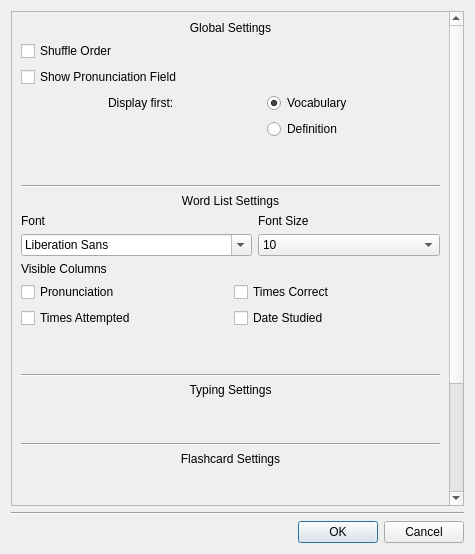
<?xml version="1.0" encoding="UTF-8"?>
<ui version="4.0">
 <class>SettingsDialog</class>
 <widget class="QDialog" name="SettingsDialog">
  <property name="geometry">
   <rect>
    <x>0</x>
    <y>0</y>
    <width>475</width>
    <height>554</height>
   </rect>
  </property>
  <property name="acceptDrops">
   <bool>false</bool>
  </property>
  <property name="windowTitle">
   <string>Settings</string>
  </property>
  <property name="windowIcon">
   <iconset>
    <normaloff>../ico/appicon.png</normaloff>../ico/appicon.png</iconset>
  </property>
  <layout class="QVBoxLayout" name="verticalLayout">
   <item>
    <widget class="QScrollArea" name="scrollArea">
     <property name="verticalScrollBarPolicy">
      <enum>Qt::ScrollBarAsNeeded</enum>
     </property>
     <property name="widgetResizable">
      <bool>true</bool>
     </property>
     <widget class="QWidget" name="scrollAreaWidgetContents">
      <property name="geometry">
       <rect>
        <x>0</x>
        <y>0</y>
        <width>439</width>
        <height>731</height>
       </rect>
      </property>
      <layout class="QVBoxLayout" name="verticalLayout_6">
       <item>
        <widget class="QLabel" name="label_globalSettings">
         <property name="sizePolicy">
          <sizepolicy hsizetype="Expanding" vsizetype="Fixed">
           <horstretch>0</horstretch>
           <verstretch>0</verstretch>
          </sizepolicy>
         </property>
         <property name="text">
          <string>Global Settings</string>
         </property>
         <property name="textFormat">
          <enum>Qt::PlainText</enum>
         </property>
         <property name="alignment">
          <set>Qt::AlignCenter</set>
         </property>
        </widget>
       </item>
       <item>
        <widget class="QCheckBox" name="checkBox_shuffle">
         <property name="sizePolicy">
          <sizepolicy hsizetype="Fixed" vsizetype="Fixed">
           <horstretch>0</horstretch>
           <verstretch>0</verstretch>
          </sizepolicy>
         </property>
         <property name="text">
          <string>Shuffle Order</string>
         </property>
        </widget>
       </item>
       <item>
        <widget class="QCheckBox" name="checkBox_showPronunciation">
         <property name="text">
          <string>Show Pronunciation Field</string>
         </property>
        </widget>
       </item>
       <item>
        <layout class="QGridLayout" name="gridLayout_2">
         <property name="sizeConstraint">
          <enum>QLayout::SetFixedSize</enum>
         </property>
         <property name="bottomMargin">
          <number>0</number>
         </property>
         <item row="0" column="0">
          <widget class="QLabel" name="label_displayFirst">
           <property name="sizePolicy">
            <sizepolicy hsizetype="Fixed" vsizetype="Fixed">
             <horstretch>0</horstretch>
             <verstretch>0</verstretch>
            </sizepolicy>
           </property>
           <property name="text">
            <string>Display first:</string>
           </property>
          </widget>
         </item>
         <item row="0" column="1">
          <widget class="QRadioButton" name="radioButton_vocabulary">
           <property name="sizePolicy">
            <sizepolicy hsizetype="Fixed" vsizetype="Fixed">
             <horstretch>0</horstretch>
             <verstretch>0</verstretch>
            </sizepolicy>
           </property>
           <property name="text">
            <string>Vocabulary</string>
           </property>
           <property name="checked">
            <bool>true</bool>
           </property>
          </widget>
         </item>
         <item row="1" column="1">
          <widget class="QRadioButton" name="radioButton_definition">
           <property name="sizePolicy">
            <sizepolicy hsizetype="Fixed" vsizetype="Fixed">
             <horstretch>0</horstretch>
             <verstretch>0</verstretch>
            </sizepolicy>
           </property>
           <property name="text">
            <string>Definition</string>
           </property>
          </widget>
         </item>
        </layout>
       </item>
       <item>
        <spacer name="verticalSpacer">
         <property name="orientation">
          <enum>Qt::Vertical</enum>
         </property>
         <property name="sizeType">
          <enum>QSizePolicy::Fixed</enum>
         </property>
         <property name="sizeHint" stdset="0">
          <size>
           <width>20</width>
           <height>40</height>
          </size>
         </property>
        </spacer>
       </item>
       <item>
        <widget class="Line" name="line_2">
         <property name="orientation">
          <enum>Qt::Horizontal</enum>
         </property>
        </widget>
       </item>
       <item>
        <widget class="QLabel" name="label_wordListSettings">
         <property name="sizePolicy">
          <sizepolicy hsizetype="Expanding" vsizetype="Fixed">
           <horstretch>0</horstretch>
           <verstretch>0</verstretch>
          </sizepolicy>
         </property>
         <property name="text">
          <string>Word List Settings</string>
         </property>
         <property name="alignment">
          <set>Qt::AlignCenter</set>
         </property>
        </widget>
       </item>
       <item>
        <layout class="QGridLayout" name="gridLayout">
         <item row="1" column="0">
          <widget class="QFontComboBox" name="fontComboBox"/>
         </item>
         <item row="1" column="1">
          <widget class="QComboBox" name="comboBox_fontSize">
           <item>
            <property name="text">
             <string>10</string>
            </property>
           </item>
           <item>
            <property name="text">
             <string>11</string>
            </property>
           </item>
           <item>
            <property name="text">
             <string>12</string>
            </property>
           </item>
           <item>
            <property name="text">
             <string>14</string>
            </property>
           </item>
           <item>
            <property name="text">
             <string>16</string>
            </property>
           </item>
           <item>
            <property name="text">
             <string>18</string>
            </property>
           </item>
           <item>
            <property name="text">
             <string>20</string>
            </property>
           </item>
           <item>
            <property name="text">
             <string>22</string>
            </property>
           </item>
          </widget>
         </item>
         <item row="0" column="0">
          <widget class="QLabel" name="label_font">
           <property name="sizePolicy">
            <sizepolicy hsizetype="Preferred" vsizetype="Fixed">
             <horstretch>0</horstretch>
             <verstretch>0</verstretch>
            </sizepolicy>
           </property>
           <property name="text">
            <string>Font</string>
           </property>
          </widget>
         </item>
         <item row="0" column="1">
          <widget class="QLabel" name="label_fontSize">
           <property name="sizePolicy">
            <sizepolicy hsizetype="Preferred" vsizetype="Fixed">
             <horstretch>0</horstretch>
             <verstretch>0</verstretch>
            </sizepolicy>
           </property>
           <property name="text">
            <string>Font Size</string>
           </property>
          </widget>
         </item>
        </layout>
       </item>
       <item>
        <layout class="QGridLayout" name="gridLayout_3">
         <item row="1" column="0">
          <widget class="QCheckBox" name="checkBox_pronunciation">
           <property name="text">
            <string>Pronunciation</string>
           </property>
          </widget>
         </item>
         <item row="1" column="1">
          <widget class="QCheckBox" name="checkBox_timesCorrect">
           <property name="text">
            <string>Times Correct</string>
           </property>
          </widget>
         </item>
         <item row="2" column="0">
          <widget class="QCheckBox" name="checkBox_timesAttempted">
           <property name="text">
            <string>Times Attempted</string>
           </property>
          </widget>
         </item>
         <item row="0" column="0">
          <widget class="QLabel" name="label">
           <property name="text">
            <string>Visible Columns</string>
           </property>
          </widget>
         </item>
         <item row="2" column="1">
          <widget class="QCheckBox" name="checkBox_dateStudied">
           <property name="text">
            <string>Date Studied</string>
           </property>
          </widget>
         </item>
        </layout>
       </item>
       <item>
        <spacer name="verticalSpacer_2">
         <property name="orientation">
          <enum>Qt::Vertical</enum>
         </property>
         <property name="sizeType">
          <enum>QSizePolicy::Fixed</enum>
         </property>
         <property name="sizeHint" stdset="0">
          <size>
           <width>20</width>
           <height>40</height>
          </size>
         </property>
        </spacer>
       </item>
       <item>
        <widget class="Line" name="line_6">
         <property name="orientation">
          <enum>Qt::Horizontal</enum>
         </property>
        </widget>
       </item>
       <item>
        <widget class="QLabel" name="label_typingSettings">
         <property name="sizePolicy">
          <sizepolicy hsizetype="Expanding" vsizetype="Fixed">
           <horstretch>0</horstretch>
           <verstretch>0</verstretch>
          </sizepolicy>
         </property>
         <property name="maximumSize">
          <size>
           <width>16777215</width>
           <height>16777215</height>
          </size>
         </property>
         <property name="text">
          <string>Typing Settings</string>
         </property>
         <property name="alignment">
          <set>Qt::AlignCenter</set>
         </property>
        </widget>
       </item>
       <item>
        <spacer name="verticalSpacer_3">
         <property name="orientation">
          <enum>Qt::Vertical</enum>
         </property>
         <property name="sizeType">
          <enum>QSizePolicy::Fixed</enum>
         </property>
         <property name="sizeHint" stdset="0">
          <size>
           <width>20</width>
           <height>40</height>
          </size>
         </property>
        </spacer>
       </item>
       <item>
        <widget class="Line" name="line_3">
         <property name="orientation">
          <enum>Qt::Horizontal</enum>
         </property>
        </widget>
       </item>
       <item>
        <widget class="QLabel" name="label_flashcardSettings">
         <property name="sizePolicy">
          <sizepolicy hsizetype="Expanding" vsizetype="Fixed">
           <horstretch>0</horstretch>
           <verstretch>0</verstretch>
          </sizepolicy>
         </property>
         <property name="text">
          <string>Flashcard Settings</string>
         </property>
         <property name="alignment">
          <set>Qt::AlignCenter</set>
         </property>
        </widget>
       </item>
       <item>
        <spacer name="verticalSpacer_4">
         <property name="orientation">
          <enum>Qt::Vertical</enum>
         </property>
         <property name="sizeType">
          <enum>QSizePolicy::Fixed</enum>
         </property>
         <property name="sizeHint" stdset="0">
          <size>
           <width>20</width>
           <height>40</height>
          </size>
         </property>
        </spacer>
       </item>
       <item>
        <widget class="Line" name="line_4">
         <property name="orientation">
          <enum>Qt::Horizontal</enum>
         </property>
        </widget>
       </item>
       <item>
        <widget class="QLabel" name="label_quizSettings">
         <property name="sizePolicy">
          <sizepolicy hsizetype="Expanding" vsizetype="Fixed">
           <horstretch>0</horstretch>
           <verstretch>0</verstretch>
          </sizepolicy>
         </property>
         <property name="text">
          <string>Quiz Settings</string>
         </property>
         <property name="alignment">
          <set>Qt::AlignCenter</set>
         </property>
        </widget>
       </item>
       <item>
        <spacer name="verticalSpacer_5">
         <property name="orientation">
          <enum>Qt::Vertical</enum>
         </property>
         <property name="sizeType">
          <enum>QSizePolicy::Fixed</enum>
         </property>
         <property name="sizeHint" stdset="0">
          <size>
           <width>20</width>
           <height>40</height>
          </size>
         </property>
        </spacer>
       </item>
       <item>
        <widget class="Line" name="line_5">
         <property name="orientation">
          <enum>Qt::Horizontal</enum>
         </property>
        </widget>
       </item>
       <item>
        <widget class="QLabel" name="label_miscSettings">
         <property name="sizePolicy">
          <sizepolicy hsizetype="Expanding" vsizetype="Fixed">
           <horstretch>0</horstretch>
           <verstretch>0</verstretch>
          </sizepolicy>
         </property>
         <property name="text">
          <string>Misc Settings</string>
         </property>
         <property name="alignment">
          <set>Qt::AlignCenter</set>
         </property>
        </widget>
       </item>
       <item>
        <spacer name="verticalSpacer_6">
         <property name="orientation">
          <enum>Qt::Vertical</enum>
         </property>
         <property name="sizeType">
          <enum>QSizePolicy::Fixed</enum>
         </property>
         <property name="sizeHint" stdset="0">
          <size>
           <width>20</width>
           <height>40</height>
          </size>
         </property>
        </spacer>
       </item>
      </layout>
     </widget>
    </widget>
   </item>
   <item>
    <widget class="Line" name="line">
     <property name="orientation">
      <enum>Qt::Horizontal</enum>
     </property>
    </widget>
   </item>
   <item>
    <layout class="QHBoxLayout" name="horizontalLayout_2">
     <item>
      <widget class="QLabel" name="label_status">
       <property name="text">
        <string/>
       </property>
      </widget>
     </item>
     <item>
      <widget class="QDialogButtonBox" name="buttonBox">
       <property name="sizePolicy">
        <sizepolicy hsizetype="Expanding" vsizetype="Minimum">
         <horstretch>0</horstretch>
         <verstretch>0</verstretch>
        </sizepolicy>
       </property>
       <property name="maximumSize">
        <size>
         <width>16777215</width>
         <height>36</height>
        </size>
       </property>
       <property name="orientation">
        <enum>Qt::Horizontal</enum>
       </property>
       <property name="standardButtons">
        <set>QDialogButtonBox::Cancel|QDialogButtonBox::Ok</set>
       </property>
      </widget>
     </item>
    </layout>
   </item>
  </layout>
 </widget>
 <resources/>
 <connections>
  <connection>
   <sender>buttonBox</sender>
   <signal>accepted()</signal>
   <receiver>SettingsDialog</receiver>
   <slot>accept()</slot>
   <hints>
    <hint type="sourcelabel">
     <x>254</x>
     <y>498</y>
    </hint>
    <hint type="destinationlabel">
     <x>157</x>
     <y>274</y>
    </hint>
   </hints>
  </connection>
  <connection>
   <sender>buttonBox</sender>
   <signal>rejected()</signal>
   <receiver>SettingsDialog</receiver>
   <slot>reject()</slot>
   <hints>
    <hint type="sourcelabel">
     <x>322</x>
     <y>498</y>
    </hint>
    <hint type="destinationlabel">
     <x>286</x>
     <y>274</y>
    </hint>
   </hints>
  </connection>
 </connections>
</ui>
